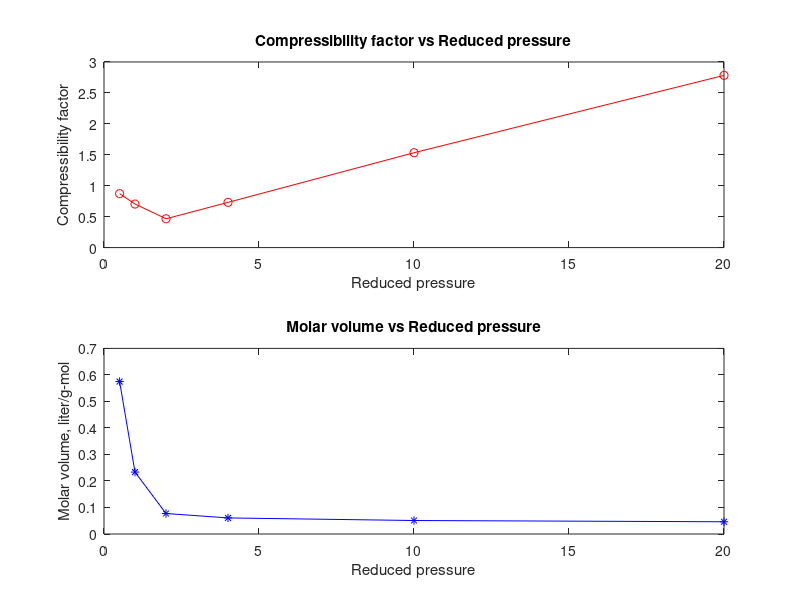

Source code (MATLAB):
function []=prob01()
% Problem 1
% MOLAR VOLUME AND COMPRESSIBILITY FACTOR FROM VAN DER WAALS EQUATION

% Mohammad Rahmani
% Chemical Engineering Department
% Amirkabir University of Technology
% m.rahmani@aut.ac.ir
% Thursday, Dec 7th, 2017

%% 0. Short description
% Calculate the molar volume and compressibility factor for gaseous ammonia at a pressure
% (a) P = 56 atm and a temperature T = 450 K using the van der Waals equation of state.
% (b) Repeat the calculations for the following reduced pressures: Pr = 1, 2, 4, 10, and 20.
% (c) How does the compressibility factor vary as a function of Pr.?
%
%
% Ref:
% [1]. Cutlip, M.B., et al., A collection of 10 numerical problems in chemical
%      engineering solved by various mathematical software packages.
%      Computer Applications in Engineering Education, 1998. 6(3): p. 169-180.
%      DOI: 10.1002/(SICI)1099-0542(1998)6:3<169::AID-CAE6>3.0.CO;2-B

%% 1. Problem data
%set the constnats
R  = 0.08206;		% general gas constant, atm.liter/g-mol.K

% Ammonia critical pressure and temperature
Pc = 111.3;         % Ammonia critical pressure, atm
Tc = 405.5;         % Ammonia critical temperature, K

% Calculate the van der Waals EOS constants for ammonia
a = 27/64*(R^2*Tc.^2/Pc); 
b = R*Tc/(8*Pc);

% Operating data
T  = 450;                   % Temp, K
Pr = [56/Pc 1 2 4 10 20];   % Reduced pressure, unitless

%% 2. Calculate the molar volume using van der Waals EOS
% The molar volume for ammonia is calculated using fzero
% for all pressures
n = length(Pr);
Vm = zeros(1,n);    % Molar volume, liter/g-mol
Z  = zeros(1,n);    % Gas compressibility, unitless
for j=1: n
    P = Pr(j)*Pc;
    Vguess = R*T/P;     % Initial guess, using the ideal gas law
    % Solve van der Waals equation for molar volume
    Vm(j)=fzero(@vander_Waals,Vguess);
    Z(j) = P*Vm(j)/(R*T);   % Compressibility, unitless
end

%% 3. Visualization
% 3.1. Display results 
disp(' Reduced pressure,  Molar volume,  Compressibility factor ')
for j=1:n
    fprintf('%7.4f  %18.5f %14.5f \n',Pr(j), Vm(j), Z(j))
end

% 3.2. Plot compressibility factor and molar volume versus reduced pressure
subplot(2,1,1)
plot(Pr,Z,'ro-')
title('Compressibility factor vs Reduced pressure')
ylabel('Compressibility factor')
xlabel('Reduced pressure')

subplot(2,1,2)
plot(Pr,Vm,'b*-')
title('Molar volume vs Reduced pressure')
ylabel('Molar volume, liter/g-mol')
xlabel('Reduced pressure')



%% Nested functions

    function res=vander_Waals(V)
        % implements the van der Waals equation of state
        % in form of f(v)=0
        res=P*V.^3 - P*b*V.^2 - R*T*V.^2 + a*V-a*b;
    end

% End of prob01 function
end